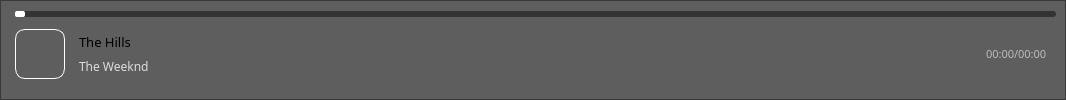
        <widget class="QFrame" name="PlayerFrame">
         <property name="maximumSize">
          <size>
           <width>16777215</width>
           <height>100</height>
          </size>
         </property>
         <property name="styleSheet">
          <string notr="true">background-color: rgba(0,0,0,100);
</string>
         </property>
         <property name="frameShape">
          <enum>QFrame::Shape::StyledPanel</enum>
         </property>
         <property name="frameShadow">
          <enum>QFrame::Shadow::Raised</enum>
         </property>
         <layout class="QVBoxLayout" name="verticalLayout_2">
          <property name="spacing">
           <number>0</number>
          </property>
          <property name="leftMargin">
           <number>9</number>
          </property>
          <property name="topMargin">
           <number>9</number>
          </property>
          <property name="rightMargin">
           <number>9</number>
          </property>
          <property name="bottomMargin">
           <number>9</number>
          </property>
          <item>
           <widget class="QFrame" name="frame_9">
            <property name="styleSheet">
             <string notr="true">border:none;
background-color: transparent;</string>
            </property>
            <property name="frameShape">
             <enum>QFrame::Shape::StyledPanel</enum>
            </property>
            <property name="frameShadow">
             <enum>QFrame::Shadow::Raised</enum>
            </property>
            <layout class="QHBoxLayout" name="horizontalLayout_5">
             <property name="spacing">
              <number>6</number>
             </property>
             <property name="leftMargin">
              <number>5</number>
             </property>
             <property name="topMargin">
              <number>0</number>
             </property>
             <property name="rightMargin">
              <number>0</number>
             </property>
             <property name="bottomMargin">
              <number>0</number>
             </property>
             <item>
              <widget class="QSlider" name="progress">
               <property name="maximumSize">
                <size>
                 <width>16777215</width>
                 <height>8</height>
                </size>
               </property>
               <property name="sizeIncrement">
                <size>
                 <width>0</width>
                 <height>8</height>
                </size>
               </property>
               <property name="styleSheet">
                <string notr="true">QSlider::groove:horizontal {
    height: 6px;
	background-color: rgba(0,0,0, 100);
    border-radius: 3px;
}

QSlider::handle:horizontal {
    background: #FFFFFF;
    width: 10px;
    height: 4px;
    border-radius: 2px;

}
QSlider::handle:horizontal:hover{
    background: rgb(245,245,245);
    width: 10px;
    height: 4px;
	border-radius:2px;
}

QSlider::sub-page:horizontal {
    background: #FFFFFF;
    border: 1px solid rgba(0,0,0, 10);
    height: 10px;
    border-radius: 2px;
}
QSlider::add-page:horizontal {
	background-color: rgba(0,0,0, 25);
    border: 1px solid rgba(0,0,0, 10);
    height: 10px;
    border-radius: 2px;
}
</string>
               </property>
               <property name="pageStep">
                <number>0</number>
               </property>
               <property name="orientation">
                <enum>Qt::Orientation::Horizontal</enum>
               </property>
              </widget>
             </item>
            </layout>
           </widget>
          </item>
          <item>
           <widget class="QFrame" name="frame_10">
            <property name="styleSheet">
             <string notr="true">border:none;
background-color: transparent;</string>
            </property>
            <property name="frameShape">
             <enum>QFrame::Shape::StyledPanel</enum>
            </property>
            <property name="frameShadow">
             <enum>QFrame::Shadow::Raised</enum>
            </property>
            <layout class="QHBoxLayout" name="horizontalLayout_3">
             <property name="spacing">
              <number>0</number>
             </property>
             <property name="leftMargin">
              <number>0</number>
             </property>
             <property name="topMargin">
              <number>0</number>
             </property>
             <property name="rightMargin">
              <number>0</number>
             </property>
             <property name="bottomMargin">
              <number>0</number>
             </property>
             <item>
              <widget class="QFrame" name="MediaInfo">
               <property name="minimumSize">
                <size>
                 <width>240</width>
                 <height>72</height>
                </size>
               </property>
               <property name="maximumSize">
                <size>
                 <width>240</width>
                 <height>16777215</height>
                </size>
               </property>
               <property name="frameShape">
                <enum>QFrame::Shape::StyledPanel</enum>
               </property>
               <property name="frameShadow">
                <enum>QFrame::Shadow::Raised</enum>
               </property>
               <layout class="QGridLayout" name="gridLayout_18">
                <property name="leftMargin">
                 <number>5</number>
                </property>
                <property name="topMargin">
                 <number>0</number>
                </property>
                <property name="rightMargin">
                 <number>9</number>
                </property>
                <property name="bottomMargin">
                 <number>0</number>
                </property>
                <property name="horizontalSpacing">
                 <number>5</number>
                </property>
                <property name="verticalSpacing">
                 <number>0</number>
                </property>
                <item row="0" column="2">
                 <widget class="QPushButton" name="likeBtn">
                  <property name="minimumSize">
                   <size>
                    <width>38</width>
                    <height>38</height>
                   </size>
                  </property>
                  <property name="maximumSize">
                   <size>
                    <width>38</width>
                    <height>38</height>
                   </size>
                  </property>
                  <property name="styleSheet">
                   <string notr="true">QPushButton {
background-color:rgba(0,0,0,0); 
color:white;
border-radius:19px;
padding:0px;
}

QPushButton:hover {
background-color:rgba(255, 255, 255,30); 
color:white;
border-radius:19px;
padding:0px;
}

QPushButton:pressed {
background-color:rgba(255, 255, 255,50); 
color:white;
border-radius:19px;
padding:0px;
}</string>
                  </property>
                  <property name="text">
                   <string/>
                  </property>
                  <property name="icon">
                   <iconset>
                    <normaloff>../../../../Downloads/icons8-like-48.png</normaloff>../../../../Downloads/icons8-like-48.png</iconset>
                  </property>
                  <property name="iconSize">
                   <size>
                    <width>26</width>
                    <height>26</height>
                   </size>
                  </property>
                 </widget>
                </item>
                <item row="0" column="0">
                 <widget class="QLabel" name="cover_art">
                  <property name="minimumSize">
                   <size>
                    <width>0</width>
                    <height>40</height>
                   </size>
                  </property>
                  <property name="maximumSize">
                   <size>
                    <width>50</width>
                    <height>50</height>
                   </size>
                  </property>
                  <property name="styleSheet">
                   <string notr="true">border:1px solid rgb(255,255,255); border-radius:10px;</string>
                  </property>
                  <property name="text">
                   <string/>
                  </property>
                 </widget>
                </item>
                <item row="0" column="1">
                 <widget class="QFrame" name="MediaInfo_frame">
                  <property name="frameShape">
                   <enum>QFrame::Shape::StyledPanel</enum>
                  </property>
                  <property name="frameShadow">
                   <enum>QFrame::Shadow::Raised</enum>
                  </property>
                  <layout class="QVBoxLayout" name="verticalLayout_3">
                   <item>
                    <spacer name="verticalSpacer_2">
                     <property name="orientation">
                      <enum>Qt::Orientation::Vertical</enum>
                     </property>
                     <property name="sizeHint" stdset="0">
                      <size>
                       <width>20</width>
                       <height>40</height>
                      </size>
                     </property>
                    </spacer>
                   </item>
                   <item>
                    <widget class="QLabel" name="title">
                     <property name="minimumSize">
                      <size>
                       <width>100</width>
                       <height>18</height>
                      </size>
                     </property>
                     <property name="maximumSize">
                      <size>
                       <width>300</width>
                       <height>18</height>
                      </size>
                     </property>
                     <property name="font">
                      <font>
                       <family>Inter 18pt</family>
                       <pointsize>10</pointsize>
                       <bold>false</bold>
                      </font>
                     </property>
                     <property name="text">
                      <string>The Hills </string>
                     </property>
                     <property name="buddy">
                      <cstring></cstring>
                     </property>
                    </widget>
                   </item>
                   <item>
                    <widget class="QLabel" name="artist">
                     <property name="minimumSize">
                      <size>
                       <width>100</width>
                       <height>18</height>
                      </size>
                     </property>
                     <property name="maximumSize">
                      <size>
                       <width>200</width>
                       <height>18</height>
                      </size>
                     </property>
                     <property name="font">
                      <font>
                       <family>Inter 18pt</family>
                       <pointsize>9</pointsize>
                      </font>
                     </property>
                     <property name="styleSheet">
                      <string notr="true">color:rgba(255,255,255,200);</string>
                     </property>
                     <property name="text">
                      <string>The Weeknd</string>
                     </property>
                    </widget>
                   </item>
                   <item>
                    <spacer name="verticalSpacer_7">
                     <property name="orientation">
                      <enum>Qt::Orientation::Vertical</enum>
                     </property>
                     <property name="sizeHint" stdset="0">
                      <size>
                       <width>20</width>
                       <height>40</height>
                      </size>
                     </property>
                    </spacer>
                   </item>
                  </layout>
                 </widget>
                </item>
               </layout>
              </widget>
             </item>
             <item>
              <spacer name="horizontalSpacer">
               <property name="orientation">
                <enum>Qt::Orientation::Horizontal</enum>
               </property>
               <property name="sizeHint" stdset="0">
                <size>
                 <width>170</width>
                 <height>20</height>
                </size>
               </property>
              </spacer>
             </item>
             <item>
              <widget class="QFrame" name="frame_7">
               <property name="maximumSize">
                <size>
                 <width>240</width>
                 <height>16777215</height>
                </size>
               </property>
               <property name="frameShape">
                <enum>QFrame::Shape::StyledPanel</enum>
               </property>
               <property name="frameShadow">
                <enum>QFrame::Shadow::Raised</enum>
               </property>
               <layout class="QHBoxLayout" name="horizontalLayout">
                <item>
                 <widget class="QPushButton" name="shuffleBtn">
                  <property name="minimumSize">
                   <size>
                    <width>34</width>
                    <height>34</height>
                   </size>
                  </property>
                  <property name="maximumSize">
                   <size>
                    <width>34</width>
                    <height>34</height>
                   </size>
                  </property>
                  <property name="styleSheet">
                   <string notr="true">QPushButton {
background-color:rgba(0,0,0,0); 
color:white;
border-radius:17px;
padding:0px;
}

QPushButton:hover {
background-color:rgba(255, 255, 255,30); 
color:white;
border-radius:17px;
padding:0px;
}

QPushButton:pressed {
background-color:rgba(255, 255, 255,50); 
color:white;
border-radius:17px;
padding:0px;
}</string>
                  </property>
                  <property name="text">
                   <string/>
                  </property>
                  <property name="icon">
                   <iconset>
                    <normaloff>../../../../Downloads/icons8-shuffle-48.png</normaloff>../../../../Downloads/icons8-shuffle-48.png</iconset>
                  </property>
                  <property name="iconSize">
                   <size>
                    <width>26</width>
                    <height>26</height>
                   </size>
                  </property>
                 </widget>
                </item>
                <item>
                 <widget class="QPushButton" name="prevBtn">
                  <property name="minimumSize">
                   <size>
                    <width>38</width>
                    <height>38</height>
                   </size>
                  </property>
                  <property name="maximumSize">
                   <size>
                    <width>38</width>
                    <height>38</height>
                   </size>
                  </property>
                  <property name="styleSheet">
                   <string notr="true">QPushButton {
background-color:rgba(0,0,0,0); 
color:white;
border-radius:19px;
padding:0px;
}

QPushButton:hover {
background-color:rgba(255, 255, 255,30); 
color:white;
border-radius:19px;
padding:0px;
}

QPushButton:pressed {
background-color:rgba(255, 255, 255,50); 
color:white;
border-radius:19px;
padding:0px;
}</string>
                  </property>
                  <property name="text">
                   <string/>
                  </property>
                  <property name="icon">
                   <iconset>
                    <normaloff>../../../../Downloads/icons8-skip-to-start-48.png</normaloff>../../../../Downloads/icons8-skip-to-start-48.png</iconset>
                  </property>
                  <property name="iconSize">
                   <size>
                    <width>24</width>
                    <height>24</height>
                   </size>
                  </property>
                 </widget>
                </item>
                <item>
                 <widget class="QPushButton" name="playBtn">
                  <property name="minimumSize">
                   <size>
                    <width>40</width>
                    <height>38</height>
                   </size>
                  </property>
                  <property name="maximumSize">
                   <size>
                    <width>40</width>
                    <height>38</height>
                   </size>
                  </property>
                  <property name="styleSheet">
                   <string notr="true">QPushButton {
background-color:rgba(0,0,0,0); 
color:white;
border-radius:10px;
padding:0px;
}

QPushButton:hover {
background-color:rgba(255, 255, 255,30); 
color:white;
border-radius:10px;
padding:0px;
}

QPushButton:pressed {
background-color:rgba(255, 255, 255,50); 
color:white;
border-radius:19px;
padding:0px;
}</string>
                  </property>
                  <property name="text">
                   <string/>
                  </property>
                  <property name="icon">
                   <iconset>
                    <normaloff>../../../../Downloads/icons8-pause-48.png</normaloff>../../../../Downloads/icons8-pause-48.png</iconset>
                  </property>
                  <property name="iconSize">
                   <size>
                    <width>42</width>
                    <height>42</height>
                   </size>
                  </property>
                 </widget>
                </item>
                <item>
                 <widget class="QPushButton" name="nextBtn">
                  <property name="minimumSize">
                   <size>
                    <width>38</width>
                    <height>38</height>
                   </size>
                  </property>
                  <property name="maximumSize">
                   <size>
                    <width>38</width>
                    <height>38</height>
                   </size>
                  </property>
                  <property name="styleSheet">
                   <string notr="true">QPushButton {
background-color:rgba(0,0,0,0); 
color:white;
border-radius:19px;
padding:0px;
}

QPushButton:hover {
background-color:rgba(255, 255, 255,30); 
color:white;
border-radius:19px;
padding:0px;
}

QPushButton:pressed {
background-color:rgba(255, 255, 255,50); 
color:white;
border-radius:19px;
padding:0px;
}</string>
                  </property>
                  <property name="text">
                   <string/>
                  </property>
                  <property name="icon">
                   <iconset>
                    <normaloff>../../../../Downloads/icons8-end-48.png</normaloff>../../../../Downloads/icons8-end-48.png</iconset>
                  </property>
                  <property name="iconSize">
                   <size>
                    <width>24</width>
                    <height>24</height>
                   </size>
                  </property>
                 </widget>
                </item>
                <item>
                 <widget class="QPushButton" name="repeatBtn">
                  <property name="minimumSize">
                   <size>
                    <width>34</width>
                    <height>34</height>
                   </size>
                  </property>
                  <property name="maximumSize">
                   <size>
                    <width>34</width>
                    <height>34</height>
                   </size>
                  </property>
                  <property name="styleSheet">
                   <string notr="true">QPushButton {
background-color:rgba(0,0,0,0); 
color:white;
border-radius:17px;
padding:0px;
}

QPushButton:hover {
background-color:rgba(255, 255, 255,30); 
color:white;
border-radius:17px;
padding:0px;
}

QPushButton:pressed {
background-color:rgba(255, 255, 255,50); 
color:white;
border-radius:17px;
padding:0px;
}</string>
                  </property>
                  <property name="text">
                   <string/>
                  </property>
                  <property name="icon">
                   <iconset>
                    <normaloff>../../../../Downloads/icons8-repeat-48.png</normaloff>../../../../Downloads/icons8-repeat-48.png</iconset>
                  </property>
                  <property name="iconSize">
                   <size>
                    <width>26</width>
                    <height>26</height>
                   </size>
                  </property>
                 </widget>
                </item>
               </layout>
              </widget>
             </item>
             <item>
              <spacer name="horizontalSpacer_2">
               <property name="orientation">
                <enum>Qt::Orientation::Horizontal</enum>
               </property>
               <property name="sizeHint" stdset="0">
                <size>
                 <width>170</width>
                 <height>20</height>
                </size>
               </property>
              </spacer>
             </item>
             <item>
              <widget class="QFrame" name="frame_8">
               <property name="minimumSize">
                <size>
                 <width>240</width>
                 <height>0</height>
                </size>
               </property>
               <property name="maximumSize">
                <size>
                 <width>240</width>
                 <height>16777215</height>
                </size>
               </property>
               <property name="frameShape">
                <enum>QFrame::Shape::StyledPanel</enum>
               </property>
               <property name="frameShadow">
                <enum>QFrame::Shadow::Raised</enum>
               </property>
               <layout class="QHBoxLayout" name="horizontalLayout_2">
                <item>
                 <spacer name="horizontalSpacer_3">
                  <property name="orientation">
                   <enum>Qt::Orientation::Horizontal</enum>
                  </property>
                  <property name="sizeHint" stdset="0">
                   <size>
                    <width>40</width>
                    <height>20</height>
                   </size>
                  </property>
                 </spacer>
                </item>
                <item>
                 <widget class="QPushButton" name="volumeBtn">
                  <property name="minimumSize">
                   <size>
                    <width>38</width>
                    <height>38</height>
                   </size>
                  </property>
                  <property name="maximumSize">
                   <size>
                    <width>38</width>
                    <height>38</height>
                   </size>
                  </property>
                  <property name="styleSheet">
                   <string notr="true">QPushButton {
background-color:rgba(0,0,0,0); 
color:white;
border-radius:19px;
padding:0px;
}

QPushButton:hover {
background-color:rgba(255, 255, 255,30); 
color:white;
border-radius:19px;
padding:0px;
}

QPushButton:pressed {
background-color:rgba(255, 255, 255,50); 
color:white;
border-radius:19px;
padding:0px;
}</string>
                  </property>
                  <property name="text">
                   <string/>
                  </property>
                  <property name="icon">
                   <iconset>
                    <normaloff>../../../../Downloads/icons8-audio-48.png</normaloff>../../../../Downloads/icons8-audio-48.png</iconset>
                  </property>
                  <property name="iconSize">
                   <size>
                    <width>24</width>
                    <height>24</height>
                   </size>
                  </property>
                 </widget>
                </item>
                <item>
                 <widget class="QLabel" name="end_time">
                  <property name="font">
                   <font>
                    <family>Inter 18pt Light</family>
                    <pointsize>8</pointsize>
                   </font>
                  </property>
                  <property name="styleSheet">
                   <string notr="true">background-color:rgba(0,0,0,0); color:rgba(255,255,255,150);</string>
                  </property>
                  <property name="text">
                   <string>00:00/00:00</string>
                  </property>
                 </widget>
                </item>
               </layout>
              </widget>
             </item>
            </layout>
           </widget>
          </item>
         </layout>
        </widget>
